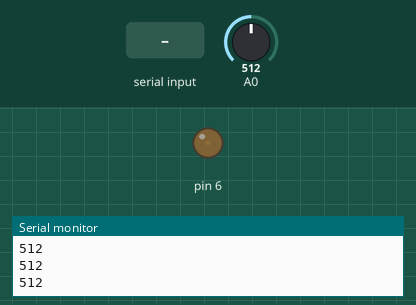
Recording of a sketch running on a simulated Arduino Uno, built with avr-gcc and run on an emulated ATmega328P. Parts: output pins drawn as LEDs (lit = HIGH), the last lines printed to the serial monitor. The inputs (shaded band) are chosen by the test bench; at power-on: A0 = 512.

Above: at 1.2 s.
1.3 s: "90,45\n" received over Serial
At 2.5 s:
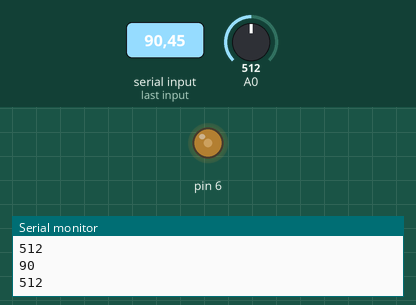
3.5 s: "200\n" received over Serial
At 5.2 s:
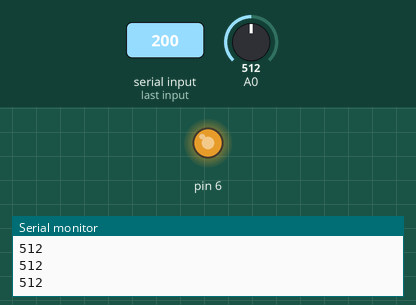
5.5 s: "30,150\n" received over Serial
At 7.3 s:
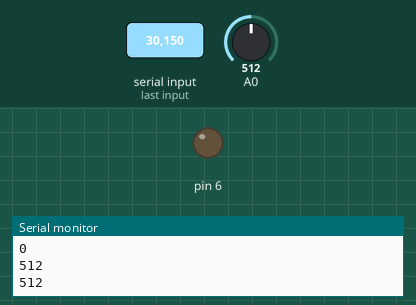
8.0 s: "90\n" received over Serial
At 8.9 s:
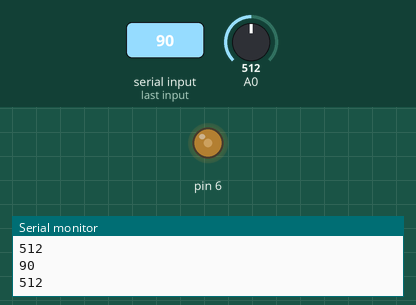
Timing chart, 0 to 11.0 s (numbered marks = the images above; inputs shaded):
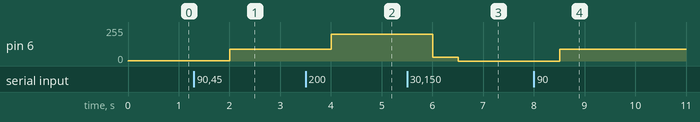

The sketch:

arduino_kod.ino
```cpp
int b;
int constant;


void setup() {
  Serial.begin(9600);
  Serial.setTimeout(1);
  pinMode(6, OUTPUT);
   constant = 1;
}

void loop() {

  int analogPin = analogRead(A0);
  analogWrite(6 , constant);

  //Serial.println("Rezistor:");
  Serial.println(analogPin);


  if (Serial.available()>0){
  b = Serial.readString().toInt();
  Serial.println(b);
  constant=b;
  }
delay(500);
}
```

Measured:
- after the input at 1.3 s, pin 6: 1/255 → 90/255 after 0.70 s
- after the input at 3.5 s, pin 6: 90/255 → 200/255 after 0.50 s
- after the input at 5.5 s, pin 6: 200/255 → 30/255 after 0.51 s, → 0/255 0.50 s later
- after the input at 8.0 s, pin 6: 0/255 → 90/255 after 0.51 s
